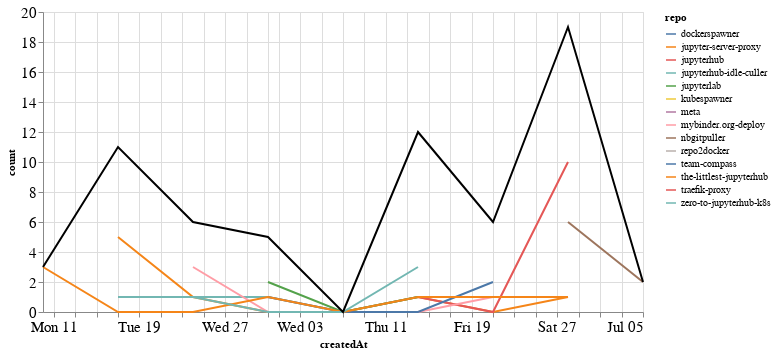

The code cell stored with this chart in its notebook:
### Markdown cell above
## Comments

### Code cell
comments_time = comments.groupby('repo').resample('W', on='createdAt').count()['author'].reset_index()
comments_time = comments_time.rename(columns={'author': 'count'})
comments_time_total = comments_time.groupby('createdAt').agg({"count": "sum"}).reset_index()
ch1 = alt.Chart(comments_time, width=600).mark_line().encode(
    x='createdAt',
    y='count',
    color='repo',
    tooltip="repo"
)

ch2 = alt.Chart(comments_time_total, width=600).mark_line(color="black").encode(
    x='createdAt',
    y='count',
)

ch1 + ch2

### Figure 1 — Vega-Lite specification as saved in the notebook (floating-point values rounded to 4 significant figures)
{"config": {"axisLeft": {"labelFontSize": 15}, "axisBottom": {"labelFontSize": 15}}, "layer": [{"data": {"name": "data-0097e97a93b8fc44a754fe62d1a6c372"}, "mark": "line", "encoding": {"color": {"type": "nominal", "field": "repo"}, "tooltip": {"type": "nominal", "field": "repo"}, "x": {"type": "temporal", "field": "createdAt"}, "y": {"type": "quantitative", "field": "count"}}, "width": 600}, {"data": {"name": "data-569d8a714048128e2f48d74d15f71732"}, "mark": {"type": "line", "color": "black"}, "encoding": {"x": {"type": "temporal", "field": "createdAt"}, "y": {"type": "quantitative", "field": "count"}}, "width": 600}], "$schema": "https://vega.github.io/schema/vega-lite/v4.8.1.json", "datasets": {"data-0097e97a93b8fc44a754fe62d1a6c372": [{"repo": "dockerspawner", "createdAt": "2020-06-14T00:00:00", "count": 4}, {"repo": "jupyter-server-proxy", "createdAt": "2020-05-17T00:00:00", "count": 5}, {"repo": "jupyter-server-proxy", "createdAt": "2020-05-24T00:00:00", "count": 1}, {"repo": "jupyter-server-proxy", "createdAt": "2020-05-31T00:00:00", "count": 0}, {"repo": "jupyter-server-proxy", "createdAt": "2020-06-07T00:00:00", "count": 0}, {"repo": "jupyter-server-proxy", "createdAt": "2020-06-14T00:00:00", "count": 1}, {"repo": "jupyter-server-proxy", "createdAt": "2020-06-21T00:00:00", "count": 0}, {"repo": "jupyter-server-proxy", "createdAt": "2020-06-28T00:00:00", "count": 1}, {"repo": "jupyterhub", "createdAt": "2020-06-14T00:00:00", "count": 1}, {"repo": "jupyterhub", "createdAt": "2020-06-21T00:00:00", "count": 0}, {"repo": "jupyterhub", "createdAt": "2020-06-28T00:00:00", "count": 10}, {"repo": "jupyterhub-idle-culler", "createdAt": "2020-05-24T00:00:00", "count": 1}, {"repo": "jupyterhub-idle-culler", "createdAt": "2020-05-31T00:00:00", "count": 1}, {"repo": "jupyterhub-idle-culler", "createdAt": "2020-06-07T00:00:00", "count": 0}, {"repo": "jupyterhub-idle-culler", "createdAt": "2020-06-14T00:00:00", "count": 1}, {"repo": "jupyterhub-idle-culler", "createdAt": "2020-06-21T00:00:00", "count": 1}, {"repo": "jupyterlab", "createdAt": "2020-05-31T00:00:00", "count": 2}, {"repo": "jupyterlab", "createdAt": "2020-06-07T00:00:00", "count": 0}, {"repo": "jupyterlab", "createdAt": "2020-06-14T00:00:00", "count": 1}, {"repo": "kubespawner", "createdAt": "2020-06-21T00:00:00", "count": 1}, {"repo": "meta", "createdAt": "2020-06-28T00:00:00", "count": 1}, {"repo": "mybinder.org-deploy", "createdAt": "2020-05-24T00:00:00", "count": 3}, {"repo": "mybinder.org-deploy", "createdAt": "2020-05-31T00:00:00", "count": 0}, {"repo": "mybinder.org-deploy", "createdAt": "2020-06-07T00:00:00", "count": 0}, {"repo": "mybinder.org-deploy", "createdAt": "2020-06-14T00:00:00", "count": 0}, {"repo": "mybinder.org-deploy", "createdAt": "2020-06-21T00:00:00", "count": 1}, {"repo": "nbgitpuller", "createdAt": "2020-06-28T00:00:00", "count": 6}, {"repo": "nbgitpuller", "createdAt": "2020-07-05T00:00:00", "count": 2}, {"repo": "repo2docker", "createdAt": "2020-05-17T00:00:00", "count": 1}, {"repo": "team-compass", "createdAt": "2020-05-31T00:00:00", "count": 1}, {"repo": "team-compass", "createdAt": "2020-06-07T00:00:00", "count": 0}, {"repo": "team-compass", "createdAt": "2020-06-14T00:00:00", "count": 0}, {"repo": "team-compass", "createdAt": "2020-06-21T00:00:00", "count": 2}, {"repo": "the-littlest-jupyterhub", "createdAt": "2020-05-10T00:00:00", "count": 3}, {"repo": "the-littlest-jupyterhub", "createdAt": "2020-05-17T00:00:00", "count": 0}, {"repo": "the-littlest-jupyterhub", "createdAt": "2020-05-24T00:00:00", "count": 0}, {"repo": "the-littlest-jupyterhub", "createdAt": "2020-05-31T00:00:00", "count": 1}, {"repo": "the-littlest-jupyterhub", "createdAt": "2020-06-07T00:00:00", "count": 0}, {"repo": "the-littlest-jupyterhub", "createdAt": "2020-06-14T00:00:00", "count": 1}, {"repo": "the-littlest-jupyterhub", "createdAt": "2020-06-21T00:00:00", "count": 1}, {"repo": "the-littlest-jupyterhub", "createdAt": "2020-06-28T00:00:00", "count": 1}, {"repo": "traefik-proxy", "createdAt": "2020-05-17T00:00:00", "count": 4}, {"repo": "zero-to-jupyterhub-k8s", "createdAt": "2020-05-17T00:00:00", "count": 1}, {"repo": "zero-to-jupyterhub-k8s", "createdAt": "2020-05-24T00:00:00", "count": 1}, {"repo": "zero-to-jupyterhub-k8s", "createdAt": "2020-05-31T00:00:00", "count": 0}, {"repo": "zero-to-jupyterhub-k8s", "createdAt": "2020-06-07T00:00:00", "count": 0}, {"repo": "zero-to-jupyterhub-k8s", "createdAt": "2020-06-14T00:00:00", "count": 3}], "data-569d8a714048128e2f48d74d15f71732": [{"createdAt": "2020-05-10T00:00:00", "count": 3}, {"createdAt": "2020-05-17T00:00:00", "count": 11}, {"createdAt": "2020-05-24T00:00:00", "count": 6}, {"createdAt": "2020-05-31T00:00:00", "count": 5}, {"createdAt": "2020-06-07T00:00:00", "count": 0}, {"createdAt": "2020-06-14T00:00:00", "count": 12}, {"createdAt": "2020-06-21T00:00:00", "count": 6}, {"createdAt": "2020-06-28T00:00:00", "count": 19}, {"createdAt": "2020-07-05T00:00:00", "count": 2}]}}
